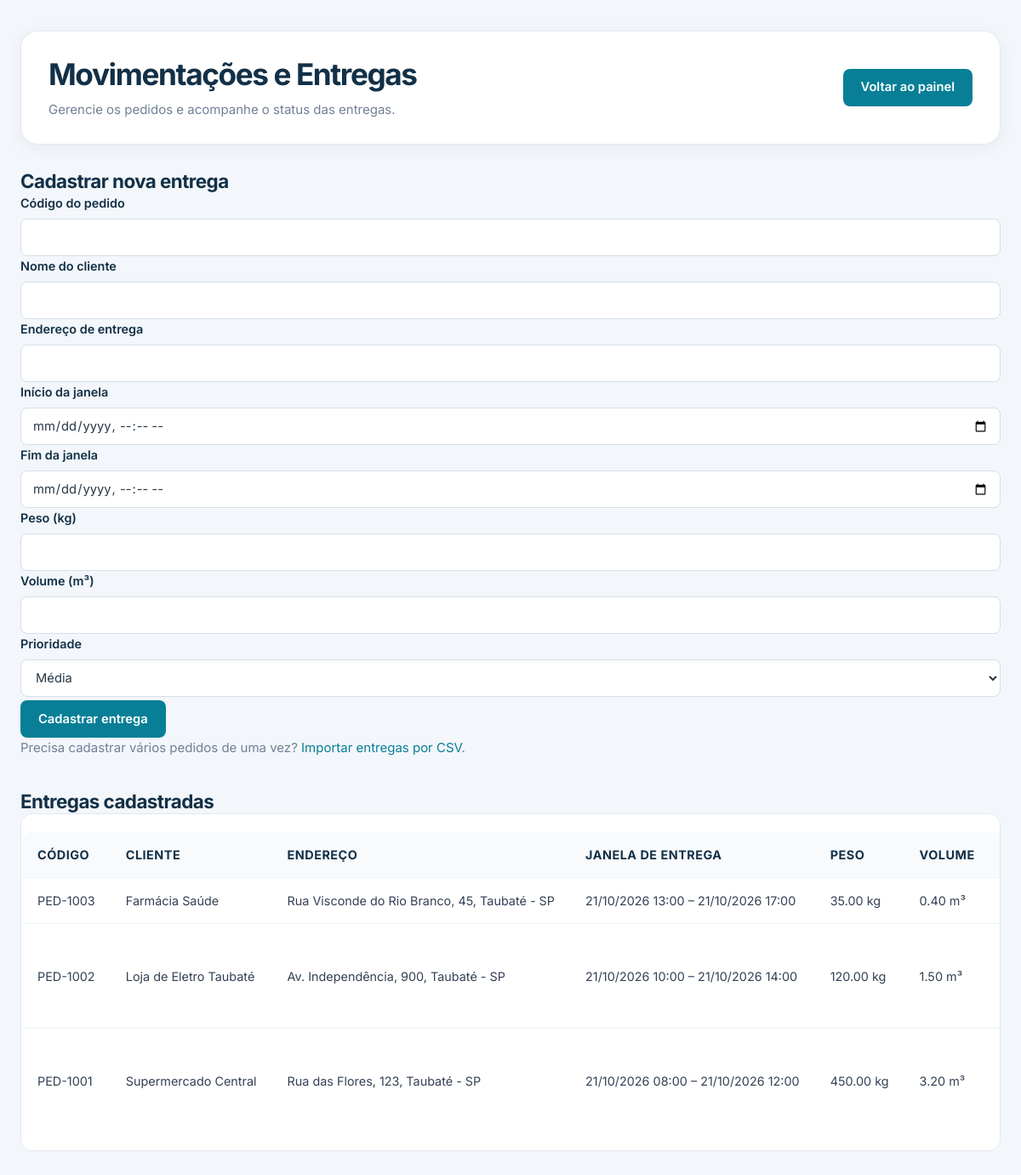
The app's page /movimentacoes.php (signed in) with its own data.
### tables this page shows
CREATE TABLE entregas (
    id INT AUTO_INCREMENT PRIMARY KEY,
    codigo_pedido VARCHAR(30) UNIQUE NOT NULL,
    cliente_nome VARCHAR(100) NOT NULL,
    endereco VARCHAR(255) NOT NULL,
    latitude DECIMAL(10,8) NULL,
    longitude DECIMAL(11,8) NULL,
    janela_inicio TIME NULL,
    janela_fim TIME NULL,
    peso_kg DECIMAL(10,2) NOT NULL DEFAULT 1.0,
    volume_m3 DECIMAL(10,2) NOT NULL DEFAULT 0.1,
    prioridade ENUM(
        'baixa',
        'media',
        'alta',
        'urgente'
    ) DEFAULT 'media',
    status ENUM(
        'pendente',
        'em_rota',
        'entregue',
        'falha'
    ) DEFAULT 'pendente',
    risco_atraso_porcentagem INT DEFAULT 0,
    sugestao_ia TEXT NULL,
    motorista_id INT NULL,
    veiculo_id INT NULL,
    data_criacao TIMESTAMP DEFAULT CURRENT_TIMESTAMP,

    INDEX idx_entregas_status (status),
    INDEX idx_entregas_prioridade (prioridade),
    INDEX idx_entregas_motorista (motorista_id),
    INDEX idx_entregas_veiculo (veiculo_id),
    INDEX idx_entregas_data (data_criacao),

    CONSTRAINT fk_entregas_motorista
        FOREIGN KEY (motorista_id)
        REFERENCES motoristas(id)
        ON DELETE SET NULL,

    CONSTRAINT fk_entregas_veiculo
        FOREIGN KEY (veiculo_id)
        REFERENCES veiculos(id)
        ON DELETE SET NULL
);

### movimentacoes.php (the view, shortened to what this page needs)
<?php
require_once __DIR__ . "/conexao.php";
$perfil = $_SESSION["usuario_nivel"] ?? "";
$perfisCadastro = ["administrador", "gestor", "despachante"];
$podeCadastrar = in_array($perfil, $perfisCadastro, true);
$entregas = [];
function escaparMovimentacao($valor): string
{
    return htmlspecialchars((string) $valor, ENT_QUOTES, "UTF-8");
}
try {
    $motoristaId = null;
    if ($perfil === "motorista") {
        if ($motoristaId !== null) {
            $stmtEntregas = $pdo->prepare(
                "SELECT e.*, m.nome AS motorista_nome, v.placa
                 FROM entregas e
                 LEFT JOIN motoristas m ON m.id = e.motorista_id
                 LEFT JOIN veiculos v ON v.id = e.veiculo_id
                 WHERE e.motorista_id = :motorista_id
                 ORDER BY e.id DESC"
            );
            $stmtEntregas->execute([
                ":motorista_id" => $motoristaId
            ]);
            $entregas = $stmtEntregas->fetchAll(PDO::FETCH_ASSOC);
        }
    } else {
        $stmtEntregas = $pdo->query(
            "SELECT e.*, m.nome AS motorista_nome, v.placa
             FROM entregas e
             LEFT JOIN motoristas m ON m.id = e.motorista_id
             LEFT JOIN veiculos v ON v.id = e.veiculo_id
             ORDER BY e.id DESC"
        );
        $entregas = $stmtEntregas->fetchAll(PDO::FETCH_ASSOC);
    }
} catch (PDOException $e) {
    error_log("Erro em movimentacoes.php: " . $e->getMessage());
    $mensagem = "Não foi possível concluir a operação. Verifique a configuração do banco de dados.";
    $tipoMensagem = "erro";
}
?>
<!DOCTYPE html>
<html lang="pt-BR">
<head>
    <link rel="stylesheet" href="style.css">
</head>
<body>
    <main class="painel-container">
        <header class="painel-header">
            <div>
                <h1>Movimentações e Entregas</h1>
                <p>Gerencie os pedidos e acompanhe o status das entregas.</p>
            </div>
            <a href="painel.php" class="btn">Voltar ao painel</a>
        </header>
        <?php if ($podeCadastrar): ?>
            <section class="painel-secao">
                <h2>Cadastrar nova entrega</h2>
                <div class="formulario-cadastro">
                    <form method="POST">
                        <div class="form-grid">
                            <div>
                                <label for="codigo_pedido">Código do pedido</label>
                                <input
                                    type="text"
                                    id="codigo_pedido"
                                    name="codigo_pedido"
                                    maxlength="100"
                                    required
                                >
                            </div>
                            <div>
                                <label for="cliente_nome">Nome do cliente</label>
                                <input
                                    type="text"
                                    id="cliente_nome"
                                    name="cliente_nome"
                                    maxlength="150"
                                    required
                                >
                            </div>
                            <div>
                                <label for="endereco">Endereço de entrega</label>
                                <input
                                    type="text"
                                    id="endereco"
                                    name="endereco"
                                    maxlength="255"
                                    required
                                >
                            </div>
                            <div>
                                <label for="janela_inicio">Início da janela</label>
                                <input
                                    type="datetime-local"
                                    id="janela_inicio"
                                    name="janela_inicio"
                                    required
                                >
                            </div>
                            <div>
                                <label for="janela_fim">Fim da janela</label>
                                <input
                                    type="datetime-local"
                                    id="janela_fim"
                                    name="janela_fim"
                                    required
                                >
                            </div>
                            <div>
                                <label for="peso_kg">Peso (kg)</label>
                                <input
                                    type="number"
                                    id="peso_kg"
                                    name="peso_kg"
                                    min="0.01"
                                    step="0.01"
                                    required
                                >
                            </div>
                            <div>
                                <label for="volume_m3">Volume (m³)</label>
                                <input
                                    type="number"
                                    id="volume_m3"
                                    name="volume_m3"
                                    min="0.01"
                                    step="0.01"
                                    required
                                >
                            </div>
                            <div>
                                <label for="prioridade">Prioridade</label>
                                <select id="prioridade" name="prioridade" required>
                                    <option value="media" selected>Média</option>
                                </select>
                            </div>
                        </div>
                        <button type="submit" class="btn">
                            Cadastrar entrega
                        </button>
                    </form>
                </div>
                <p>
                    Precisa cadastrar vários pedidos de uma vez?
                    <a href="importar_entregas.php">Importar entregas por CSV</a>.
                </p>
            </section>
        <?php endif; ?>
        <section class="painel-secao">
            <h2>Entregas cadastradas</h2>
            <div class="tabela-responsiva">
                <table>
                    <thead>
                        <tr>
                            <th>Código</th>
                            <th>Cliente</th>
                            <th>Endereço</th>
                            <th>Janela de entrega</th>
                            <th>Peso</th>
                            <th>Volume</th>
                            <th>Prioridade</th>
                        </tr>
                    </thead>
                    <tbody>
                        <?php if (count($entregas) > 0): ?>
                            <?php foreach ($entregas as $entrega): ?>
                                <tr>
                                    <td><?= escaparMovimentacao($entrega["codigo_pedido"]) ?></td>
                                    <td><?= escaparMovimentacao($entrega["cliente_nome"]) ?></td>
                                    <td><?= escaparMovimentacao($entrega["endereco"]) ?></td>
                                    <td>
                                        <?= escaparMovimentacao(date("d/m/Y H:i", strtotime($entrega["janela_inicio"]))) ?>
                                        –
                                        <?= escaparMovimentacao(date("d/m/Y H:i", strtotime($entrega["janela_fim"]))) ?>
                                    </td>
                                    <td><?= escaparMovimentacao($entrega["peso_kg"]) ?> kg</td>
                                    <td><?= escaparMovimentacao($entrega["volume_m3"]) ?> m³</td>
                                    <td><?= escaparMovimentacao(ucfirst($entrega["prioridade"])) ?></td>
                                </tr>
                            <?php endforeach; ?>
                        <?php endif; ?>
                    </tbody>
                </table>
            </div>
        </section>
    </main>
</body>
</html>

### style.css (style rules this page uses)
:root { --cor-primaria: #087f96; --cor-primaria-hover: #066779; --cor-primaria-clara: #e7f5f7; --cor-secundaria: #123047; --cor-fundo: #f3f6fa; --cor-superficie: #ffffff; --cor-texto: #263746; --cor-texto-secundario: #718096; --cor-borda: #e2e8f0; --cor-sucesso: #15803d; --cor-sucesso-fundo: #f0fdf4; --cor-erro: #b91c1c; --cor-erro-fundo: #fef2f2; --cor-aviso: #b45309; --cor-aviso-fundo: #fffbeb; --sombra-card: 0 4px 20px rgba(15, 41, 61, 0.05); --sombra-card-hover: 0 12px 28px rgba(15, 41, 61, 0.10); --raio-pequeno: 8px; --raio-medio: 14px; --raio-grande: 20px; --transicao: 0.2s ease; }
* { margin: 0; padding: 0; box-sizing: border-box; }
html { min-height: 100%; scroll-behavior: smooth; }
body { min-height: 100vh; font-family: 'Inter', sans-serif; font-size: 15px; line-height: 1.6; color: var(--cor-texto); background: var(--cor-fundo); -webkit-font-smoothing: antialiased; }
body, button, input, select, textarea { font-family: 'Inter', sans-serif; }
h1, h2, h3, h4 { color: var(--cor-secundaria); font-weight: 700; line-height: 1.3; }
h1 { font-size: clamp(1.7rem, 3vw, 2.2rem); letter-spacing: -0.04em; }
h2 { font-size: 1.4rem; letter-spacing: -0.025em; }
p { color: var(--cor-texto-secundario); }
a { color: var(--cor-primaria); text-decoration: none; transition: color var(--transicao); }
button, .btn { display: inline-flex; align-items: center; justify-content: center; gap: 8px; min-height: 44px; padding: 11px 20px; border: 1px solid transparent; border-radius: var(--raio-pequeno); background: var(--cor-primaria); color: #ffffff; font-size: 0.92rem; font-weight: 600; line-height: 1.3; text-align: center; cursor: pointer; transition: background var(--transicao), box-shadow var(--transicao), transform var(--transicao); }
form { width: 100%; }
label { display: block; margin-bottom: 7px; color: var(--cor-secundaria); font-size: 0.9rem; font-weight: 600; }
input, select, textarea { display: block; width: 100%; min-height: 44px; padding: 11px 13px; border: 1px solid #d5dee8; border-radius: var(--raio-pequeno); outline: none; background: #ffffff; color: var(--cor-texto); font-size: 0.92rem; transition: border-color var(--transicao), box-shadow var(--transicao); }
input::placeholder, textarea::placeholder { color: #9aa8b6; }
select { cursor: pointer; }
form button { margin-top: 4px; }
table { width: 100%; margin: 20px 0; overflow: hidden; border: 1px solid var(--cor-borda); border-collapse: separate; border-spacing: 0; border-radius: var(--raio-medio); background: var(--cor-superficie); font-size: 0.9rem; }
thead th { padding: 14px 16px; background: #f0f6f9; color: var(--cor-secundaria); font-size: 0.8rem; font-weight: 700; text-align: left; text-transform: uppercase; letter-spacing: 0.035em; border-bottom: 1px solid var(--cor-borda); }
tbody td { padding: 14px 16px; color: var(--cor-texto); border-bottom: 1px solid #edf1f5; vertical-align: middle; }
tbody tr:last-child td { border-bottom: none; }
.painel-container { width: min(100% - 48px, 1240px); margin: 36px auto; }
.painel-header { display: flex; align-items: center; justify-content: space-between; gap: 24px; margin-bottom: 28px; padding: 28px 32px; border: 1px solid var(--cor-borda); border-radius: var(--raio-grande); background: var(--cor-superficie); box-shadow: var(--sombra-card); }
.painel-header h1 { margin-bottom: 6px; }
.painel-secao { margin-bottom: 36px; }
.tabela-responsiva { width: 100%; overflow-x: auto; border: 1px solid #e2e8f0; border-radius: 14px; background: #ffffff; }
.tabela-responsiva table { width: 100%; border-collapse: collapse; text-align: left; }
.tabela-responsiva th, .tabela-responsiva td { padding: 15px 18px; border-bottom: 1px solid #edf1f5; color: #334155; font-size: 0.9rem; white-space: nowrap; }
.tabela-responsiva th { background: #f8fafc; color: #123047; font-weight: 700; }
.tabela-responsiva tbody tr:last-child td { border-bottom: none; }

### records on screen
entregas: codigo_pedido "PED-1003", cliente_nome "Farmácia Saúde", endereco "Rua Visconde do Rio Branco, 45, Taubaté - SP", janela_inicio "21/10/2026 13:00", janela_fim "21/10/2026 17:00", peso_kg "35.00", volume_m3 "0.40"
entregas: codigo_pedido "PED-1002", cliente_nome "Loja de Eletro Taubaté", endereco "Av. Independência, 900, Taubaté - SP", janela_inicio "21/10/2026 10:00", janela_fim "21/10/2026 14:00", peso_kg "120.00", volume_m3 "1.50"
entregas: codigo_pedido "PED-1001", cliente_nome "Supermercado Central", endereco "Rua das Flores, 123, Taubaté - SP", janela_inicio "21/10/2026 08:00", janela_fim "21/10/2026 12:00", peso_kg "450.00", volume_m3 "3.20"
